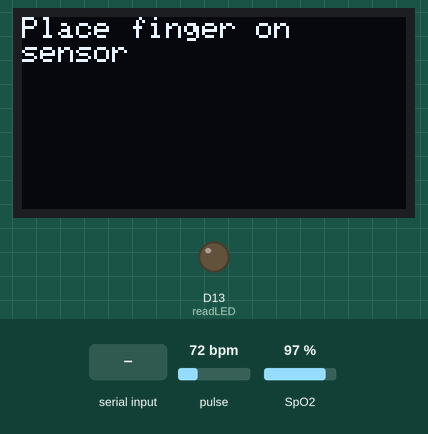
A sketch run on a simulated Arduino Nano 33 IoT. Shown: 128×64 one-colour display, output pins drawn as LEDs (lit = HIGH). Dashed ring = blinking. The inputs (shaded band) are chosen by the test bench; at power-on: SpO2 97 %, pulse 72 bpm. Nothing arrives over Bluetooth unless stated; what the sketch prints to the serial monitor is not drawn.

Above: at 0.8 s.
0.9 s: "1" received over Serial
2.4 s: SpO2 set to 91 %
At 5.3 s:
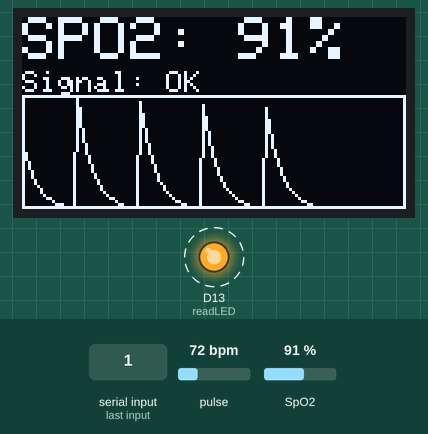
5.4 s: SpO2 set to 88 %
At 6.8 s:
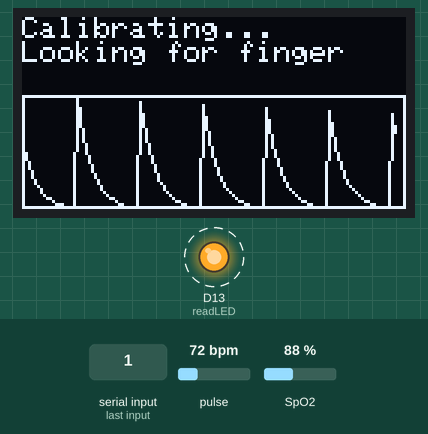
8.4 s: pulse set to 42 bpm
At 9.94 s:
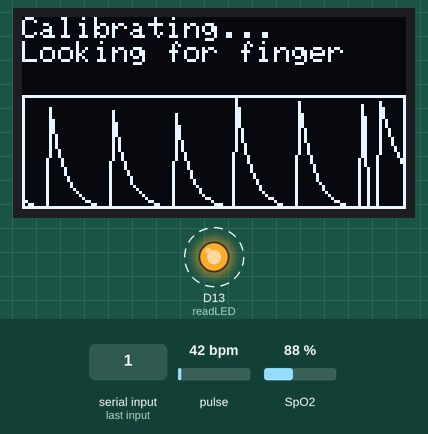
10.4 s: pulse set to 70 bpm
At 11.7 s:
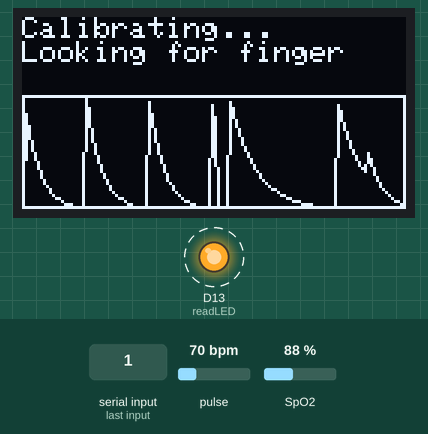
Timing chart, 0 to 13.6 s (numbered marks = the images above; inputs shaded):
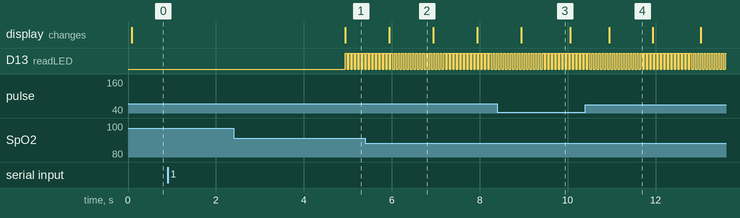

The sketch:

pulse_oximeter.ino
```cpp
// max30102 libraries
#include <Wire.h>
#include "MAX30105.h"
#include "spo2_algorithm.h"

// BLE library
#include <ArduinoBLE.h>

// graphics oled libraries
#include <Adafruit_GFX.h>
#include <Adafruit_SSD1306.h>

MAX30105 particleSensor;

#define SCREEN_WIDTH 128
#define SCREEN_HEIGHT 64
#define OLED_RESET -1
#define OLED_ADDR 0x3C
Adafruit_SSD1306 oled(SCREEN_WIDTH, SCREEN_HEIGHT, &Wire, OLED_RESET);

#define MAX_BRIGHTNESS 255
#define ANALYSIS_BUFFER_LENGTH 100
#define WAVE_BUFFER_LENGTH 128

uint32_t irBuffer[ANALYSIS_BUFFER_LENGTH]; // infrared LED sensor data
uint32_t redBuffer[ANALYSIS_BUFFER_LENGTH]; // red LED sensor data

int32_t bufferLength; // data length
int32_t spo2; // SPO2 value
int8_t validSPO2; // indicator to show if the SPO2 calculation is valid
int32_t heartRate; // heart rate value (still needed for algorithm function)
int8_t validHeartRate; // indicator to show if the heart rate calculation is valid

byte readLED = 13; // Blinks with each data read

// waveform settings
const int WAVE_TOP = 26;
const int WAVE_LEFT = 0;
const int WAVE_WIDTH = 128;
const int WAVE_HEIGHT = 38;

uint32_t irWave[WAVE_BUFFER_LENGTH];
int waveIndex = 0;
bool waveFilled = false;

// BLE service/characteristics
BLEService pulseOxService("19B10000-E8F2-537E-4F6C-D104768A1214");
BLEUnsignedCharCharacteristic spo2Characteristic("19B10001-E8F2-537E-4F6C-D104768A1214", BLERead | BLENotify);
BLEUnsignedCharCharacteristic signalCharacteristic("19B10002-E8F2-537E-4F6C-D104768A1214", BLERead | BLENotify);

void clearWaveBuffer()
{
  for (int i = 0; i < WAVE_BUFFER_LENGTH; i++)
  {
    irWave[i] = 0;
  }
  waveIndex = 0;
  waveFilled = false;
}

void pushWaveSample(uint32_t sample)
{
  irWave[waveIndex] = sample;
  waveIndex = (waveIndex + 1) % WAVE_BUFFER_LENGTH;
  if (waveIndex == 0)
  {
    waveFilled = true;
  }
}

void initializeOLED()
{
  if (!oled.begin(SSD1306_SWITCHCAPVCC, OLED_ADDR))
  {
    Serial.println(F("SSD1306 allocation failed"));
    while (1);
  }

  oled.clearDisplay();
  oled.display();
}

void initializeSensor()
{
  if (!particleSensor.begin(Wire, I2C_SPEED_FAST))
  {
    Serial.println(F("MAX30105 was not found. Please check wiring/power."));
    while (1);
  }

  byte ledBrightness = 55;
  byte sampleAverage = 4;
  byte ledMode = 2;
  byte sampleRate = 100;
  int pulseWidth = 411;
  int adcRange = 4096;

  particleSensor.setup(ledBrightness, sampleAverage, ledMode, sampleRate, pulseWidth, adcRange);
}

void initializeBLE()
{
  if (!BLE.begin())
  {
    Serial.println(F("BLE initialization failed"));
    while (1);
  }

  BLE.setLocalName("PulseOxNano");
  BLE.setDeviceName("PulseOxNano");
  BLE.setAdvertisedService(pulseOxService);

  pulseOxService.addCharacteristic(spo2Characteristic);
  pulseOxService.addCharacteristic(signalCharacteristic);
  BLE.addService(pulseOxService);

  spo2Characteristic.writeValue((byte)0);
  signalCharacteristic.writeValue((byte)0);

  BLE.advertise();
  Serial.println(F("BLE advertising started"));
}

void showStartupScreen()
{
  Serial.println(F("Attach sensor to finger with rubber band. Press any key to start conversion"));

  oled.clearDisplay();
  oled.setTextSize(1);
  oled.setTextColor(SSD1306_WHITE);
  oled.setCursor(0, 0);
  oled.println("Place finger on");
  oled.println("sensor");
  oled.display();

  while (Serial.available() == 0)
    ;
  Serial.read();
}

void readInitialSamples()
{
  bufferLength = ANALYSIS_BUFFER_LENGTH;

  for (byte i = 0; i < bufferLength; i++)
  {
    while (particleSensor.available() == false)
    {
      particleSensor.check();
      BLE.poll();
    }

    redBuffer[i] = particleSensor.getRed();
    irBuffer[i] = particleSensor.getIR();
    pushWaveSample(irBuffer[i]);
    particleSensor.nextSample();
    BLE.poll();

    Serial.print(F("red="));
    Serial.print(redBuffer[i], DEC);
    Serial.print(F(", ir="));
    Serial.println(irBuffer[i], DEC);
  }
}

void calculateVitals()
{
  maxim_heart_rate_and_oxygen_saturation(
    irBuffer,
    bufferLength,
    redBuffer,
    &spo2,
    &validSPO2,
    &heartRate,
    &validHeartRate
  );
}

void updateBleTelemetry()
{
  byte spo2Value = 0;
  byte signalValue = 0;

  if (validSPO2 == 1 && spo2 >= 90 && spo2 <= 100)
  {
    spo2Value = (byte)spo2;
    signalValue = 1;
  }

  spo2Characteristic.writeValue(spo2Value);
  signalCharacteristic.writeValue(signalValue);
}

void shiftBuffersLeft(byte shiftCount)
{
  for (byte i = shiftCount; i < ANALYSIS_BUFFER_LENGTH; i++)
  {
    redBuffer[i - shiftCount] = redBuffer[i];
    irBuffer[i - shiftCount] = irBuffer[i];
  }
}

void readNewSamples(byte startIndex, byte endIndex)
{
  for (byte i = startIndex; i < endIndex; i++)
  {
    while (particleSensor.available() == false)
    {
      particleSensor.check();
      BLE.poll();
    }

    digitalWrite(readLED, !digitalRead(readLED));

    redBuffer[i] = particleSensor.getRed();
    irBuffer[i] = particleSensor.getIR();
    pushWaveSample(irBuffer[i]);
    particleSensor.nextSample();
    BLE.poll();

    Serial.print(F("red="));
    Serial.print(redBuffer[i], DEC);
    Serial.print(F(", ir="));
    Serial.print(irBuffer[i], DEC);
    Serial.print(F(", SPO2Valid="));
    Serial.println(validSPO2, DEC);
  }
}

void drawWaveform()
{
  int sampleCount = waveFilled ? WAVE_BUFFER_LENGTH : waveIndex;
  if (sampleCount < 2)
  {
    return;
  }

  uint32_t minVal = irWave[0];
  uint32_t maxVal = irWave[0];

  for (int i = 1; i < sampleCount; i++)
  {
    if (irWave[i] < minVal) minVal = irWave[i];
    if (irWave[i] > maxVal) maxVal = irWave[i];
  }

  if (maxVal <= minVal)
  {
    maxVal = minVal + 1;
  }

  int pointsToDraw = min(sampleCount, WAVE_WIDTH);
  int startIndex = waveFilled ? waveIndex : 0;

  for (int x = 1; x < pointsToDraw; x++)
  {
    int idx1 = (startIndex + x - 1) % WAVE_BUFFER_LENGTH;
    int idx2 = (startIndex + x) % WAVE_BUFFER_LENGTH;

    int y1 = map((long)irWave[idx1], (long)minVal, (long)maxVal, WAVE_TOP + WAVE_HEIGHT - 1, WAVE_TOP);
    int y2 = map((long)irWave[idx2], (long)minVal, (long)maxVal, WAVE_TOP + WAVE_HEIGHT - 1, WAVE_TOP);

    int x1 = WAVE_LEFT + x - 1;
    int x2 = WAVE_LEFT + x;

    oled.drawLine(x1, y1, x2, y2, SSD1306_WHITE);
  }

  oled.drawRect(WAVE_LEFT, WAVE_TOP, WAVE_WIDTH, WAVE_HEIGHT, SSD1306_WHITE);
}

void renderScreen()
{
  oled.clearDisplay();
  oled.setTextColor(SSD1306_WHITE);

  if (validSPO2 == 1 && spo2 >= 90 && spo2 <= 100)
  {
    oled.setTextSize(2);
    oled.setCursor(0, 0);
    oled.print("SPO2: ");
    oled.print(spo2, DEC);
    oled.println("%");

    oled.setTextSize(1);
    oled.setCursor(0, 18);
    oled.print("Signal: ");
    oled.println("OK");
  }
  else
  {
    oled.setTextSize(1);
    oled.setCursor(0, 0);
    oled.println("Calibrating...");
    oled.println("Looking for finger");
  }

  drawWaveform();
  oled.display();
}

void setup()
{
  Serial.begin(115200);
  Wire.begin();

  initializeOLED();

  pinMode(readLED, OUTPUT);

  initializeSensor();
  initializeBLE();
  showStartupScreen();
  clearWaveBuffer();
  readInitialSamples();
  calculateVitals();
  updateBleTelemetry();
  renderScreen();
}

void loop()
{
  BLE.poll();
  shiftBuffersLeft(25);
  readNewSamples(75, ANALYSIS_BUFFER_LENGTH);
  calculateVitals();
  updateBleTelemetry();
  renderScreen();
  BLE.poll();
}
```

Measured:
- the behaviour switches between 90 and 89 % on SpO2 (found by bisection; images 1 and 2)
- after the input at 0.9 s, every drawn part: stays the same
- after the input at 2.4 s, the display: changes after 2.5 s (image 1)
- after the input at 5.4 s, the display: changes after 0.54 s (image 2)
- by itself, D13 (readLED): alternates HIGH for 0.04 s and LOW for 0.04 s
